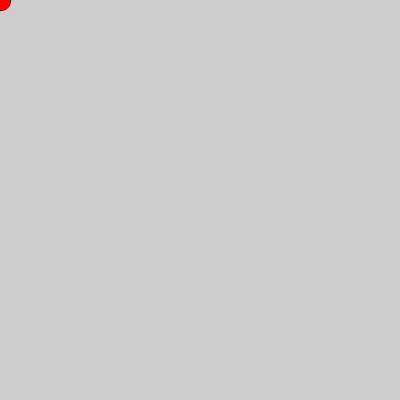
Frame 1 (no input)
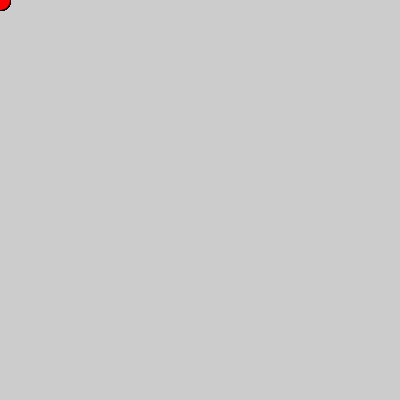
Frame 60 (the mouse pressed at the canvas centre just before this capture)
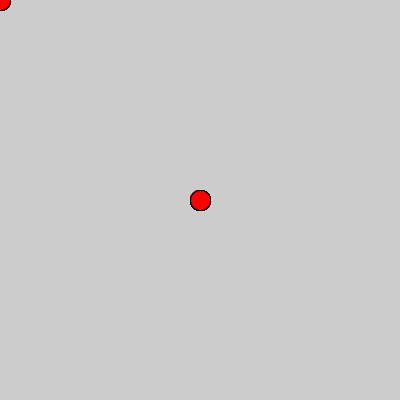
Frame 120 (the mouse held since frame 60 and released just before this capture)

The Processing sketch that drew these frames (run headless with seeded random() and noise(); from frame 60 on, the mouse is pressed at the canvas centre):

// Processing sketch: processing_158006
// ── processing_158006.pde

int counter;

void setup() {  //setup function called initially, only once
  size(400, 400);
}

void draw() {  //draw function loops 
  fill(255,0,0);
  ellipse(mouseX,mouseY,20,20);
  
}
